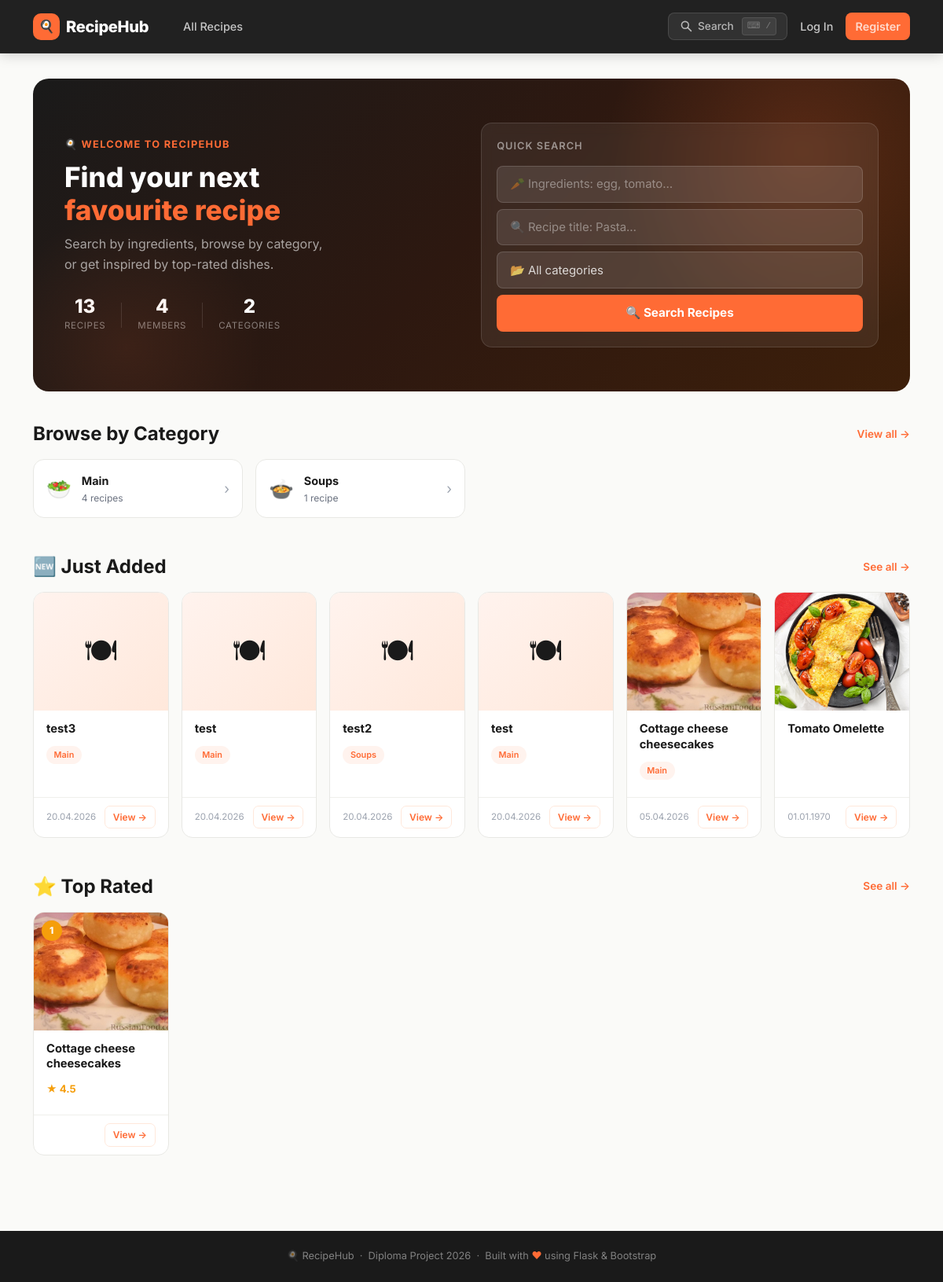
The page / on the database its author committed.
### entities/category.py (models this page shows, shortened)
class Category(db.Model):
    __tablename__ = 'categories'
    id          = db.Column(db.Integer, primary_key=True)
    name        = db.Column(db.String(120), unique=True, nullable=False)
    slug        = db.Column(db.String(140), unique=True, nullable=False)
    description = db.Column(db.String(255), nullable=True)
    image_path  = db.Column(db.String(512), nullable=True)
    created_at  = db.Column(db.DateTime, default=datetime.utcnow)
    recipes = db.relationship('Recipe', backref='category', lazy='dynamic')

### entities/recipe.py (models this page shows, shortened)
class Recipe(db.Model):
    __tablename__ = 'recipes'
    id          = db.Column(db.Integer, primary_key=True)
    title       = db.Column(db.String(255), nullable=False)
    description = db.Column(db.String(500), nullable=True)   # short summary
    ingredients  = db.Column(db.Text, nullable=False)
    instructions = db.Column(db.Text, nullable=False)
    prep_time  = db.Column(db.Integer,     nullable=True)   # minutes
    cook_time  = db.Column(db.Integer,     nullable=True)   # minutes
    servings   = db.Column(db.Integer,     nullable=True)
    difficulty = db.Column(db.String(20),  nullable=True)   # 'easy' | 'medium' | 'hard'
    image_path  = db.Column(db.String(512), nullable=True)
    author_id   = db.Column(db.Integer, db.ForeignKey('users.id'),      nullable=True)
    category_id = db.Column(db.Integer, db.ForeignKey('categories.id'), nullable=True)
    is_published = db.Column(db.Boolean, default=True,  nullable=False)
    is_deleted   = db.Column(db.Boolean, default=False, nullable=False, index=True)
    deleted_at   = db.Column(db.DateTime, nullable=True)
    view_count   = db.Column(db.Integer,  default=0,    nullable=False)
    created_at = db.Column(db.DateTime, default=datetime.utcnow)
    updated_at = db.Column(db.DateTime, default=datetime.utcnow, onupdate=datetime.utcnow)
    steps              = db.relationship('RecipeStep',       backref='recipe', lazy='dynamic',
                                         order_by='RecipeStep.step_number',
                                         cascade='all, delete-orphan')
    recipe_ingredients = db.relationship('RecipeIngredient', backref='recipe', lazy='dynamic',
                                         cascade='all, delete-orphan')
    tags               = db.relationship('Tag', secondary=recipe_tags,
                                         backref='recipes', lazy='subquery')
    favorites          = db.relationship('Favorite', backref='recipe', lazy='dynamic',
                                         cascade='all, delete-orphan')
    ratings            = db.relationship('Rating',   backref='recipe', lazy='dynamic',
                                         cascade='all, delete-orphan')
    comments           = db.relationship('Comment',  backref='recipe', lazy='dynamic',
                                         cascade='all, delete-orphan')
    @property
    def avg_rating(self):
        from entities.extensions import db as _db
        from entities.rating import Rating
        avg = _db.session.query(_db.func.avg(Rating.value)).filter_by(recipe_id=self.id).scalar()
        return round(avg, 1) if avg else None

### app.py (the view)
@app.route('/')
def index():
    cats_raw = Category.query.all()
    cats = []
    for c in cats_raw:
        count = Recipe.query.filter_by(category_id=c.id, is_deleted=False).count()
        cats.append({'obj': c, 'count': count})
    latest = Recipe.query.filter_by(is_deleted=False) \
        .order_by(Recipe.created_at.desc()).limit(6).all()
    top_rated = db.session.query(Recipe) \
        .join(Rating, Rating.recipe_id == Recipe.id) \
        .filter(Recipe.is_deleted == False) \
        .group_by(Recipe.id) \
        .having(db.func.count(Rating.id) >= 1) \
        .order_by(db.func.avg(Rating.value).desc()) \
        .limit(6).all()
    total_recipes = Recipe.query.filter_by(is_deleted=False).count()
    total_members = User.query.filter_by(is_active=True).count()
    total_cats    = Category.query.count()
    return render_template('index.html',
                           categories=cats,
                           latest=latest,
                           top_rated=top_rated,
                           total_recipes=total_recipes,
                           total_members=total_members,
                           total_cats=total_cats,
                           favorited_ids=get_favorited_ids())

### app.py (called while the page is built)
def get_favorited_ids():
    if current_user.is_authenticated:
        rows = Favorite.query.filter_by(user_id=current_user.id).all()
        return {f.recipe_id for f in rows}
    return set()

### templates/index.html (shortened to what this page needs)
{% extends "base.html" %}
{% block content %}
<div class="hero-section">
  <div class="row align-items-center g-4">
    <div class="col-lg-6">
      <p class="hero-eyebrow">🍳 Welcome to RecipeHub</p>
      <h1 class="hero-title">
        Find your next<br><span>favourite recipe</span>
      </h1>
      <p class="hero-sub">
        Search by ingredients, browse by category,<br>
        or get inspired by top-rated dishes.
      </p>
      <div class="hero-stats">
        <div class="hero-stat">
          <span class="hero-stat-val">{{ total_recipes }}</span>
          <span class="hero-stat-label">Recipes</span>
        </div>
        <div class="hero-stat">
          <span class="hero-stat-val">{{ total_members }}</span>
          <span class="hero-stat-label">Members</span>
        </div>
        <div class="hero-stat">
          <span class="hero-stat-val">{{ total_cats }}</span>
          <span class="hero-stat-label">Categories</span>
        </div>
      </div>
    </div>
    <div class="col-lg-6">
      <div class="search-bar-wrap">
        <p style="color:rgba(255,255,255,.5);font-size:.8rem;font-weight:600;
                  text-transform:uppercase;letter-spacing:.08em;margin-bottom:.9rem;">
          Quick Search
        </p>
        <form id="searchForm">
          <div class="d-flex flex-column gap-2">
            <input id="ingredients" class="form-control search-input"
                   placeholder="🥕 Ingredients: egg, tomato…">
            <input id="titleQuery"  class="form-control search-input"
                   placeholder="🔍 Recipe title: Pasta…">
            <select id="category" class="form-select search-select">
              <option value="">📂 All categories</option>
            </select>
            <button class="btn-search" type="submit" id="searchBtn">
              <span class="btn-search-text">🔍 Search Recipes</span>
            </button>
          </div>
        </form>
      </div>
    </div>
  </div>
</div>
<div id="mainContent">
{% if categories %}
<section class="landing-section">
  <div class="landing-section-header">
    <h2 class="section-title mb-0">Browse by Category</h2>
    <a href="{{ url_for('all_recipes') }}" class="section-link">View all →</a>
  </div>
  <div class="row g-3">
    {% for c in categories %}
    <div class="col-lg-3 col-md-4 col-6">
      <a href="{{ url_for('all_recipes') }}?cat={{ c.obj.id }}"
         class="category-card text-decoration-none">
        <div class="category-card-icon">
          {% set icons = ['🥗','🍲','🍰','🍕','🥩','🥘','🍜','🥪','🍣','🥞'] %}
          {{ icons[loop.index0 % icons|length] }}
        </div>
        <div class="category-card-body">
          <div class="category-card-name">{{ c.obj.name }}</div>
          <div class="category-card-count">{{ c.count }} recipe{{ 's' if c.count != 1 else '' }}</div>
        </div>
        <span class="category-card-arrow">›</span>
      </a>
    </div>
    {% endfor %}
  </div>
</section>
{% endif %}
{% if latest %}
<section class="landing-section">
  <div class="landing-section-header">
    <h2 class="section-title mb-0">🆕 Just Added</h2>
    <a href="{{ url_for('all_recipes') }}?sort=newest" class="section-link">See all →</a>
  </div>
  <div class="row g-3">
    {% for r in latest %}
    <div class="col-xl-2 col-lg-3 col-md-4 col-6 recipe-card-anim">
      <div class="recipe-card">
        <div class="recipe-card-img-wrap" style="height:150px;">
          {% if r.image_path %}
            <img src="/{{ r.image_path }}" alt="{{ r.title }}">
          {% else %}
            <div class="recipe-card-no-img" style="height:150px;font-size:2.5rem;">🍽</div>
          {% endif %}
        </div>
        <div class="recipe-card-body" style="padding:.85rem 1rem;">
          <div class="recipe-card-title" style="font-size:.92rem;">{{ r.title }}</div>
          <div class="recipe-card-meta" style="margin-top:.3rem;">
            {% if r.category %}
              <span class="cat-badge" style="font-size:.68rem;">{{ r.category.name }}</span>
            {% endif %}
          </div>
        </div>
        <div class="recipe-card-footer" style="padding:.65rem 1rem;">
          <small style="color:var(--text-light);font-size:.72rem;">
            {{ r.created_at.strftime('%d.%m.%Y') }}
          </small>
          <a href="{{ url_for('recipe_page', recipe_id=r.id) }}" class="btn-view"
             style="font-size:.75rem;padding:.25rem .6rem;">View →</a>
        </div>
      </div>
    </div>
    {% endfor %}
  </div>
</section>
{% endif %}
{% if top_rated %}
<section class="landing-section">
  <div class="landing-section-header">
    <h2 class="section-title mb-0">⭐ Top Rated</h2>
    <a href="{{ url_for('all_recipes') }}?sort=rating" class="section-link">See all →</a>
  </div>
  <div class="row g-3">
    {% for r in top_rated %}
    <div class="col-xl-2 col-lg-3 col-md-4 col-6 recipe-card-anim">
      <div class="recipe-card" style="position:relative;">
        <div class="rank-badge">{{ loop.index }}</div>
        <div class="recipe-card-img-wrap" style="height:150px;">
          {% if r.image_path %}
            <img src="/{{ r.image_path }}" alt="{{ r.title }}">
          {% else %}
            <div class="recipe-card-no-img" style="height:150px;font-size:2.5rem;">🍽</div>
          {% endif %}
        </div>
        <div class="recipe-card-body" style="padding:.85rem 1rem;">
          <div class="recipe-card-title" style="font-size:.92rem;">{{ r.title }}</div>
          <div class="recipe-card-meta" style="margin-top:.3rem;">
            {% if r.avg_rating %}
              <span style="color:var(--warning);font-size:.82rem;font-weight:700;">
                ★ {{ r.avg_rating }}
              </span>
            {% endif %}
          </div>
        </div>
        <div class="recipe-card-footer" style="padding:.65rem 1rem;">
          <a href="{{ url_for('recipe_page', recipe_id=r.id) }}" class="btn-view"
             style="font-size:.75rem;padding:.25rem .6rem;">View →</a>
        </div>
      </div>
    </div>
    {% endfor %}
  </div>
</section>
{% endif %}
</div>
{% endblock %}

### rows shown on the page
Category: obj.name "Main"
Category: obj.name "Soups"
Recipe: title "test3", category.name "Main", created_at "20.04.2026"
Recipe: title "test", category.name "Main", created_at "20.04.2026"
Recipe: title "test2", category.name "Soups", created_at "20.04.2026"
Recipe: title "test", category.name "Main", created_at "20.04.2026"
Recipe: image_path (picture), title "Cottage cheese cheesecakes", category.name "Main", created_at "05.04.2026", avg_rating "4.5"
Recipe: image_path (picture), title "Tomato Omelette", created_at "01.01.1970"

### other values the page prints
{{ total_recipes }} "13"
{{ total_members }} "4"
{{ total_cats }} "2"
{{ icons[loop.index0 % icons|length] }} "🥗" "🍲"
{{ c.count }} "4" "1"
{{ 's' if c.count != 1 else '' }} "s"
